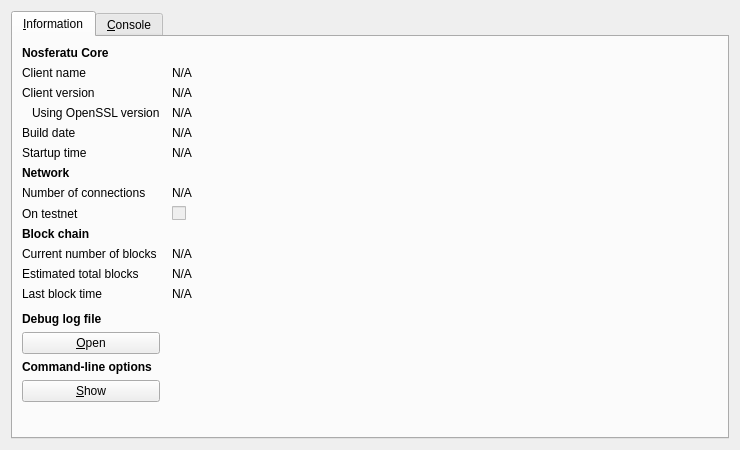
<?xml version="1.0" encoding="UTF-8"?>
<ui version="4.0">
 <class>RPCConsole</class>
 <widget class="QDialog" name="RPCConsole">
  <property name="geometry">
   <rect>
    <x>0</x>
    <y>0</y>
    <width>740</width>
    <height>450</height>
   </rect>
  </property>
  <property name="windowTitle">
   <string>Nosferatu - Debug window</string>
  </property>
  <layout class="QVBoxLayout" name="verticalLayout_2">
   <item>
    <widget class="QTabWidget" name="tabWidget">
     <property name="currentIndex">
      <number>0</number>
     </property>
     <widget class="QWidget" name="tab_info">
      <attribute name="title">
       <string>&amp;Information</string>
      </attribute>
      <layout class="QGridLayout" name="gridLayout" columnstretch="0,1">
       <property name="horizontalSpacing">
        <number>12</number>
       </property>
       <item row="0" column="0">
        <widget class="QLabel" name="label_9">
         <property name="font">
          <font>
           <weight>75</weight>
           <bold>true</bold>
          </font>
         </property>
         <property name="text">
          <string>Nosferatu Core</string>
         </property>
        </widget>
       </item>
       <item row="1" column="0">
        <widget class="QLabel" name="label_5">
         <property name="text">
          <string>Client name</string>
         </property>
        </widget>
       </item>
       <item row="1" column="1">
        <widget class="QLabel" name="clientName">
         <property name="cursor">
          <cursorShape>IBeamCursor</cursorShape>
         </property>
         <property name="text">
          <string>N/A</string>
         </property>
         <property name="textFormat">
          <enum>Qt::PlainText</enum>
         </property>
         <property name="textInteractionFlags">
          <set>Qt::LinksAccessibleByMouse|Qt::TextSelectableByKeyboard|Qt::TextSelectableByMouse</set>
         </property>
        </widget>
       </item>
       <item row="2" column="0">
        <widget class="QLabel" name="label_6">
         <property name="text">
          <string>Client version</string>
         </property>
        </widget>
       </item>
       <item row="2" column="1">
        <widget class="QLabel" name="clientVersion">
         <property name="cursor">
          <cursorShape>IBeamCursor</cursorShape>
         </property>
         <property name="text">
          <string>N/A</string>
         </property>
         <property name="textFormat">
          <enum>Qt::PlainText</enum>
         </property>
         <property name="textInteractionFlags">
          <set>Qt::LinksAccessibleByMouse|Qt::TextSelectableByKeyboard|Qt::TextSelectableByMouse</set>
         </property>
        </widget>
       </item>
       <item row="3" column="0">
        <widget class="QLabel" name="label_14">
         <property name="text">
          <string>Using OpenSSL version</string>
         </property>
         <property name="indent">
          <number>10</number>
         </property>
        </widget>
       </item>
       <item row="3" column="1">
        <widget class="QLabel" name="openSSLVersion">
         <property name="cursor">
          <cursorShape>IBeamCursor</cursorShape>
         </property>
         <property name="text">
          <string>N/A</string>
         </property>
         <property name="textFormat">
          <enum>Qt::PlainText</enum>
         </property>
         <property name="textInteractionFlags">
          <set>Qt::LinksAccessibleByMouse|Qt::TextSelectableByKeyboard|Qt::TextSelectableByMouse</set>
         </property>
        </widget>
       </item>
       <item row="4" column="0">
        <widget class="QLabel" name="label_12">
         <property name="text">
          <string>Build date</string>
         </property>
        </widget>
       </item>
       <item row="4" column="1">
        <widget class="QLabel" name="buildDate">
         <property name="cursor">
          <cursorShape>IBeamCursor</cursorShape>
         </property>
         <property name="text">
          <string>N/A</string>
         </property>
         <property name="textFormat">
          <enum>Qt::PlainText</enum>
         </property>
         <property name="textInteractionFlags">
          <set>Qt::LinksAccessibleByMouse|Qt::TextSelectableByKeyboard|Qt::TextSelectableByMouse</set>
         </property>
        </widget>
       </item>
       <item row="5" column="0">
        <widget class="QLabel" name="label_13">
         <property name="text">
          <string>Startup time</string>
         </property>
        </widget>
       </item>
       <item row="5" column="1">
        <widget class="QLabel" name="startupTime">
         <property name="cursor">
          <cursorShape>IBeamCursor</cursorShape>
         </property>
         <property name="text">
          <string>N/A</string>
         </property>
         <property name="textFormat">
          <enum>Qt::PlainText</enum>
         </property>
         <property name="textInteractionFlags">
          <set>Qt::LinksAccessibleByMouse|Qt::TextSelectableByKeyboard|Qt::TextSelectableByMouse</set>
         </property>
        </widget>
       </item>
       <item row="6" column="0">
        <widget class="QLabel" name="label_11">
         <property name="font">
          <font>
           <weight>75</weight>
           <bold>true</bold>
          </font>
         </property>
         <property name="text">
          <string>Network</string>
         </property>
        </widget>
       </item>
       <item row="7" column="0">
        <widget class="QLabel" name="label_7">
         <property name="text">
          <string>Number of connections</string>
         </property>
        </widget>
       </item>
       <item row="7" column="1">
        <widget class="QLabel" name="numberOfConnections">
         <property name="cursor">
          <cursorShape>IBeamCursor</cursorShape>
         </property>
         <property name="text">
          <string>N/A</string>
         </property>
         <property name="textFormat">
          <enum>Qt::PlainText</enum>
         </property>
         <property name="textInteractionFlags">
          <set>Qt::LinksAccessibleByMouse|Qt::TextSelectableByKeyboard|Qt::TextSelectableByMouse</set>
         </property>
        </widget>
       </item>
       <item row="8" column="0">
        <widget class="QLabel" name="label_8">
         <property name="text">
          <string>On testnet</string>
         </property>
        </widget>
       </item>
       <item row="8" column="1">
        <widget class="QCheckBox" name="isTestNet">
         <property name="enabled">
          <bool>false</bool>
         </property>
         <property name="text">
          <string/>
         </property>
        </widget>
       </item>
       <item row="9" column="0">
        <widget class="QLabel" name="label_10">
         <property name="font">
          <font>
           <weight>75</weight>
           <bold>true</bold>
          </font>
         </property>
         <property name="text">
          <string>Block chain</string>
         </property>
        </widget>
       </item>
       <item row="10" column="0">
        <widget class="QLabel" name="label_3">
         <property name="text">
          <string>Current number of blocks</string>
         </property>
        </widget>
       </item>
       <item row="10" column="1">
        <widget class="QLabel" name="numberOfBlocks">
         <property name="cursor">
          <cursorShape>IBeamCursor</cursorShape>
         </property>
         <property name="text">
          <string>N/A</string>
         </property>
         <property name="textFormat">
          <enum>Qt::PlainText</enum>
         </property>
         <property name="textInteractionFlags">
          <set>Qt::LinksAccessibleByMouse|Qt::TextSelectableByKeyboard|Qt::TextSelectableByMouse</set>
         </property>
        </widget>
       </item>
       <item row="11" column="0">
        <widget class="QLabel" name="label_4">
         <property name="text">
          <string>Estimated total blocks</string>
         </property>
        </widget>
       </item>
       <item row="11" column="1">
        <widget class="QLabel" name="totalBlocks">
         <property name="cursor">
          <cursorShape>IBeamCursor</cursorShape>
         </property>
         <property name="text">
          <string>N/A</string>
         </property>
         <property name="textFormat">
          <enum>Qt::PlainText</enum>
         </property>
         <property name="textInteractionFlags">
          <set>Qt::LinksAccessibleByMouse|Qt::TextSelectableByKeyboard|Qt::TextSelectableByMouse</set>
         </property>
        </widget>
       </item>
       <item row="12" column="0">
        <widget class="QLabel" name="label_2">
         <property name="text">
          <string>Last block time</string>
         </property>
        </widget>
       </item>
       <item row="12" column="1">
        <widget class="QLabel" name="lastBlockTime">
         <property name="cursor">
          <cursorShape>IBeamCursor</cursorShape>
         </property>
         <property name="text">
          <string>N/A</string>
         </property>
         <property name="textFormat">
          <enum>Qt::PlainText</enum>
         </property>
         <property name="textInteractionFlags">
          <set>Qt::LinksAccessibleByMouse|Qt::TextSelectableByKeyboard|Qt::TextSelectableByMouse</set>
         </property>
        </widget>
       </item>
       <item row="13" column="0">
        <spacer name="verticalSpacer_2">
         <property name="orientation">
          <enum>Qt::Vertical</enum>
         </property>
         <property name="sizeHint" stdset="0">
          <size>
           <width>20</width>
           <height>20</height>
          </size>
         </property>
        </spacer>
       </item>
       <item row="14" column="0">
        <widget class="QLabel" name="labelDebugLogfile">
         <property name="font">
          <font>
           <weight>75</weight>
           <bold>true</bold>
          </font>
         </property>
         <property name="text">
          <string>Debug log file</string>
         </property>
        </widget>
       </item>
       <item row="15" column="0">
        <widget class="QPushButton" name="openDebugLogfileButton">
         <property name="toolTip">
          <string>Open the Nosferatu debug log file from the current data directory. This can take a few seconds for large log files.</string>
         </property>
         <property name="text">
          <string>&amp;Open</string>
         </property>
         <property name="autoDefault">
          <bool>false</bool>
         </property>
        </widget>
       </item>
       <item row="16" column="0">
        <widget class="QLabel" name="labelCLOptions">
         <property name="font">
          <font>
           <weight>75</weight>
           <bold>true</bold>
          </font>
         </property>
         <property name="text">
          <string>Command-line options</string>
         </property>
        </widget>
       </item>
       <item row="17" column="0">
        <widget class="QPushButton" name="showCLOptionsButton">
         <property name="toolTip">
          <string>Show the Nosferatu-Qt help message to get a list with possible Nosferatu command-line options.</string>
         </property>
         <property name="text">
          <string>&amp;Show</string>
         </property>
         <property name="autoDefault">
          <bool>false</bool>
         </property>
        </widget>
       </item>
       <item row="18" column="0">
        <spacer name="verticalSpacer">
         <property name="orientation">
          <enum>Qt::Vertical</enum>
         </property>
         <property name="sizeHint" stdset="0">
          <size>
           <width>20</width>
           <height>40</height>
          </size>
         </property>
        </spacer>
       </item>
      </layout>
     </widget>
     <widget class="QWidget" name="tab_console">
      <attribute name="title">
       <string>&amp;Console</string>
      </attribute>
      <layout class="QVBoxLayout" name="verticalLayout_3">
       <property name="spacing">
        <number>3</number>
       </property>
       <item>
        <widget class="QTextEdit" name="messagesWidget">
         <property name="minimumSize">
          <size>
           <width>0</width>
           <height>100</height>
          </size>
         </property>
         <property name="readOnly">
          <bool>true</bool>
         </property>
         <property name="tabKeyNavigation" stdset="0">
          <bool>false</bool>
         </property>
         <property name="columnCount" stdset="0">
          <number>2</number>
         </property>
        </widget>
       </item>
       <item>
        <layout class="QHBoxLayout" name="horizontalLayout">
         <property name="spacing">
          <number>3</number>
         </property>
         <item>
          <widget class="QLabel" name="label">
           <property name="text">
            <string notr="true">&gt;</string>
           </property>
          </widget>
         </item>
         <item>
          <widget class="QLineEdit" name="lineEdit"/>
         </item>
         <item>
          <widget class="QPushButton" name="clearButton">
           <property name="maximumSize">
            <size>
             <width>24</width>
             <height>24</height>
            </size>
           </property>
           <property name="toolTip">
            <string>Clear console</string>
           </property>
           <property name="text">
            <string/>
           </property>
           <property name="icon">
            <iconset resource="../bitcoin.qrc">
             <normaloff>:/icons/remove</normaloff>:/icons/remove</iconset>
           </property>
           <property name="shortcut">
            <string notr="true">Ctrl+L</string>
           </property>
           <property name="autoDefault">
            <bool>false</bool>
           </property>
          </widget>
         </item>
        </layout>
       </item>
      </layout>
     </widget>
    </widget>
   </item>
  </layout>
 </widget>
 <resources>
  <include location="../bitcoin.qrc"/>
 </resources>
 <connections/>
</ui>
